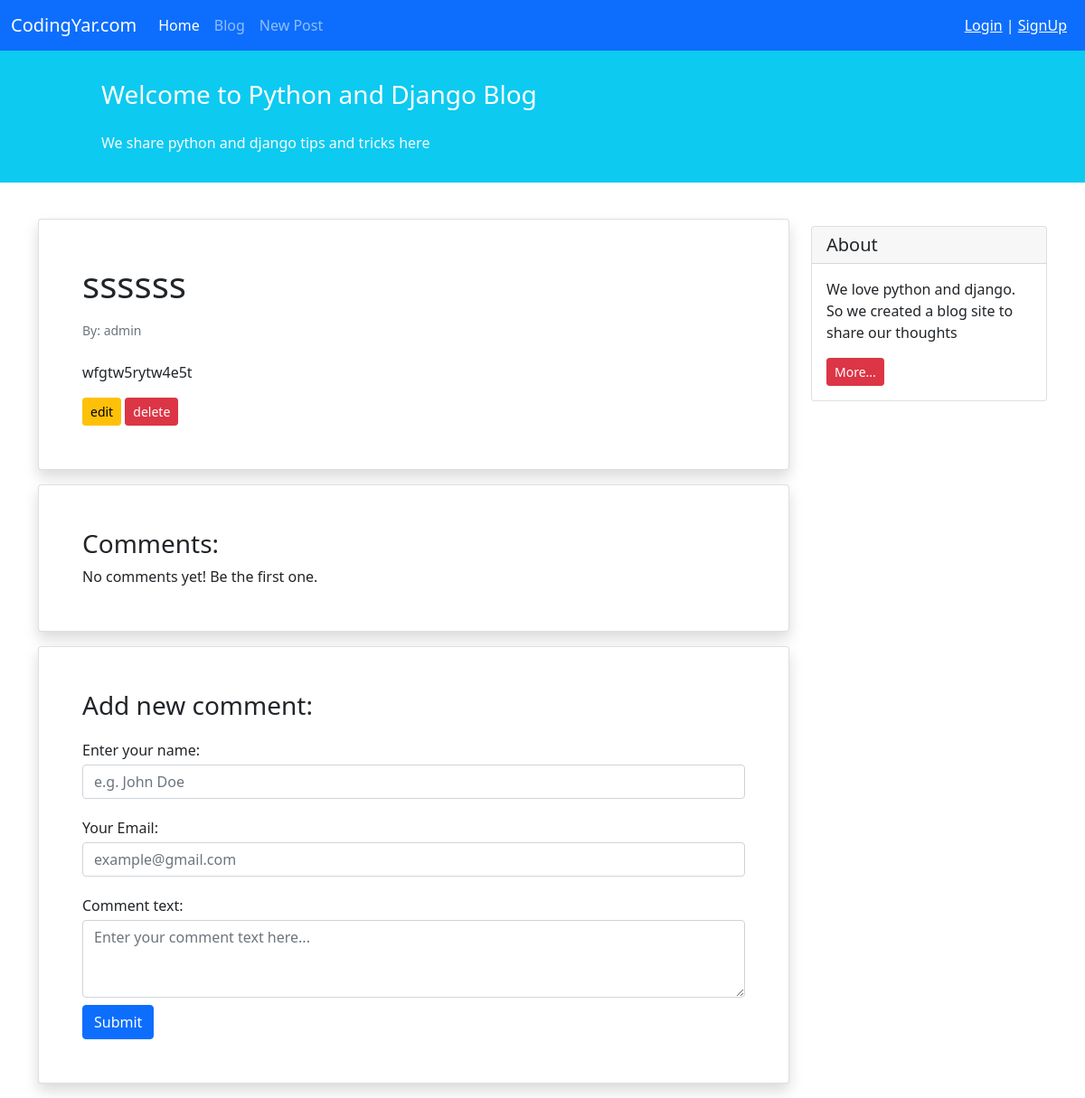
Page /blog/8/ on the committed database.
### blog/models.py (models this page shows, shortened)
class Post(models.Model):
    STATUS_CHOICES = (
        ('pub', 'Published'),
        ('drf', 'Draft'),
    )
    title = models.CharField(max_length=100)
    text = models.TextField()
    author = models.ForeignKey('auth.User', on_delete=models.CASCADE)
    datetime_created = models.DateTimeField(auto_now_add=True)
    datetime_modified = models.DateTimeField(auto_now=True)
    status = models.CharField(choices=STATUS_CHOICES, max_length=10)

### blog/views.py (the view)
# urls.py: path('<int:pk>/', PostDetailView.as_view(), name='post_detail'),
class PostDetailView(generic.DetailView):
    model = Post
    template_name = 'blog/post_detail.html'
    context_object_name = 'post_detail'

### templates/blog/post_detail.html (shortened to what this page needs)
{% extends '_base.html' %}
{% block content %}
    <div class="container mt-4">
        <div class="row">
            <div class="col-9">
                <div class="card shadow my-3 p-5">
                    <h1>{{ post_detail.title }}</h1>
                    <p class="small text-muted mt-2">By: {{ post_detail.author }}</p>
                    <p class="mt-2">{{ post_detail.text }}</p>
                    <div>
                        <a href="{% url 'post_update' post_detail.id %}" class="btn btn-sm btn-warning">edit</a>
                        <a href="{% url 'post_delete' post_detail.id %}" class="btn btn-sm btn-danger">delete</a>
                    </div>
                </div>
                <div class="card shadow my-3 p-5">
                    <h3>Comments:</h3>
                    No comments yet! Be the first one.
                </div>
                <div class="card shadow my-3 p-5">
                    <h3>Add new comment:</h3>
                    <form method="POST">
                        <div class="form-group py-2">
                            <label class="py-1" for="author_name">Enter your name:</label>
                            <input type="text" class="form-control" placeholder="e.g. John Doe" name="author_name">
                        </div>
                        <div class="form-group py-2">
                            <label class="py-1" for="email">Your Email:</label>
                            <input type="email" class="form-control" placeholder="example@gmail.com" name="email">
                        </div>
                        <div class="form-group py-2">
                            <label class="py-1" for="comment_text">Comment text:</label>
                            <textarea class="form-control" name="text" rows="3"
                                      placeholder="Enter your comment text here..."></textarea>
                        </div>
                        <button type="submit" class="btn btn-primary">Submit</button>
                    </form>
                </div>
            </div>
            <div class="col-3">
                <div class="card my-4">
                    <h5 class="card-header">About</h5>
                    <div class="card-body">
                        <p class="card-text">We love python and django. So we created a blog site to share our
                            thoughts</p>
                        <a href="#"
                           class="btn btn-sm btn-danger">
                            More...
                        </a>
                    </div>
                </div>
            </div>
        </div>
    </div>
{% endblock %}

### rows in the picture
Post: title "ssssss", author "admin", text "wfgtw5rytw4e5t"
